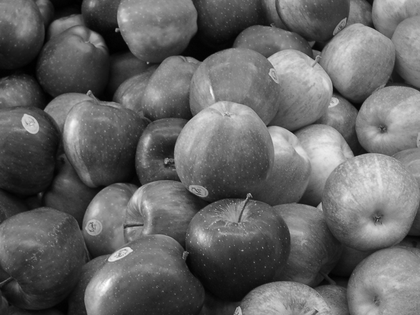
%> input picture RT09_9.png, 420 x 315 px, shrunk from 1280 x 960 before the run
$ octave untitled.m   (GNU Octave 9; MATLAB toolbox functions it lacks are replaced by stand-ins)
%> lines starting %> are read from the running program, lines starting %| are printed output that depends on the picture
### M1Median.m
function [centerVal] = M1Median(M1Neighborhood)
%M1Median Calculate pixel value for center pixel of neighborhood
%   Partition M1Neighborhood into smaller neighborhoods. Calculate median
%   of each neighborhood and find the mean of them all.

% Find smaller neighborhood size
[M1NeighborhoodRows, M1NeighborhoodCols] = size(M1Neighborhood);
neighborhoodSize = sqrt(M1NeighborhoodRows);

% Save the number of medians found and the sum of all the medians
averageMedians = uint32(0);
numMedians = uint32(0);

% Loop through each neighborhood and find the median. Add it to sum of
% medians.
for r = 1:neighborhoodSize:M1NeighborhoodRows
    for c = 1:neighborhoodSize:M1NeighborhoodCols
        submatrix = M1Neighborhood(r:r+neighborhoodSize-1, c:c+neighborhoodSize-1);
        neighborhoodMedian = M2Median(submatrix);
        averageMedians = averageMedians+uint32(neighborhoodMedian);
        numMedians = numMedians+1;
    end
end

% Calculate the mean of all medians in M1Neighborhood
centerVal = averageMedians/numMedians;
end

### MRELBP.m
function [newIm] = MRELBP(originalIm, M1)
%MRELBP Find MRELBP of originalIm with neighborhood size of M1
%   Calculates Median Robust Extended Local Binary Pattern of image based
%   on neighborhood size M1.

% calculate rows and columns around center
diff = floor(M1/2);

% calculate size of original image
[rows, columns] = size(originalIm);

% pad original image with zeroes
paddedMatrix = zeros(rows+(diff*2), columns+(diff*2));
paddedMatrix(diff+1:diff+rows,diff+1:diff+columns)=originalIm;
newIm = paddedMatrix;

% for each pixel in original image
for r = diff+1:rows
    for c= diff+1:columns
        % get neighborhood
        submatrix = paddedMatrix( (r-diff : r+diff), (c-diff : c+diff) );

        % calculate mean of neighborhood
        meanVal = M1Median(submatrix);

        % assign values less than meanVal to 0 and greater than or equal to
        % meanVal to 1
        submatrix(submatrix < meanVal) = 0;
        submatrix( submatrix >= meanVal ) = 1;

        % place new calculated matrix in newIm
        newIm(r-diff:r-diff+M1-1,c-diff:c-diff+M1-1)=submatrix;
    end
end

end

### untitled.m
apples = imread("RT09_9.png");
%> apples is the input picture: size 315x420 uint8; min 0, max 255, mean 100

sub = apples(1:9, 1:9);
%> sub = [114 114 119 126 126 127 123 124 124; 115 119 122 123 125 123 124 121 120; 123 125 127 126 129 127 126 123 121; 143 137 138 143 139 137 134 129 126; 138 138 140 141 139 140 137 133 133; 132 134 134 134 135 137 135 133 134; 141 137 135 136 137 135 132 134 135; 139 136 135 136 139 133 129 130 135; 131 131 132 131 134 128 126 128 133]
med = M1Median(sub);
%> after the loop in M1Median, `for r = 1:neighborhoodSize:M1NeighborhoodRows`: averageMedians = 1180; numMedians = 9
%> in M1Median, `centerVal = averageMedians/numMedians;`: centerVal = 131
%> med = 131
newM = MRELBP(apples, 9);
%> in MRELBP, `paddedMatrix(diff+1:diff+rows,diff+1:diff+columns)=originalIm;`:
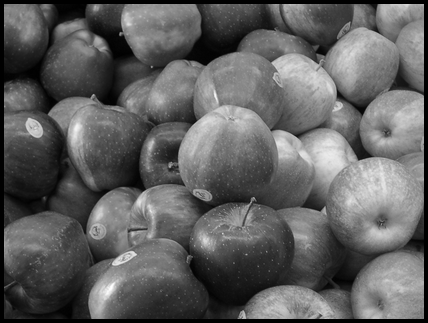
%> paddedMatrix: size 323x428 double; min 0, max 255, mean 95.7
%> (the run ends here)
